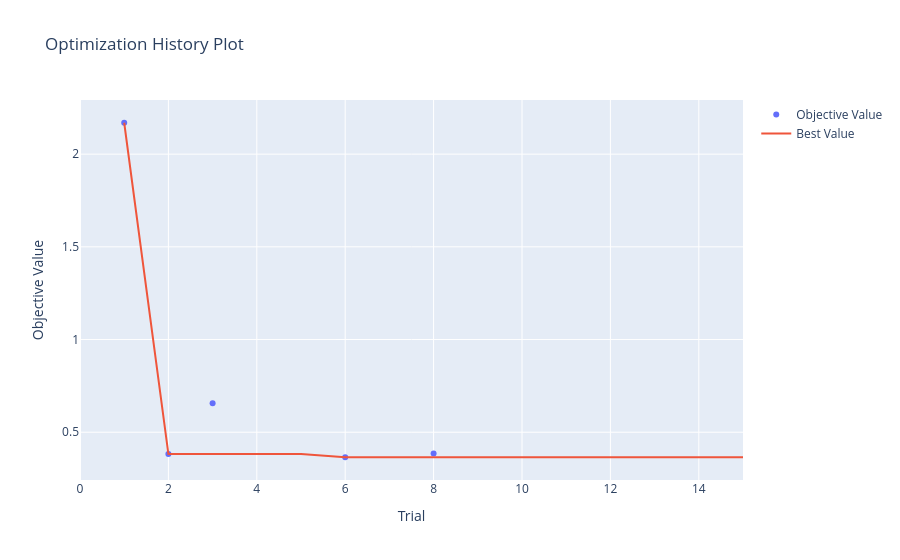
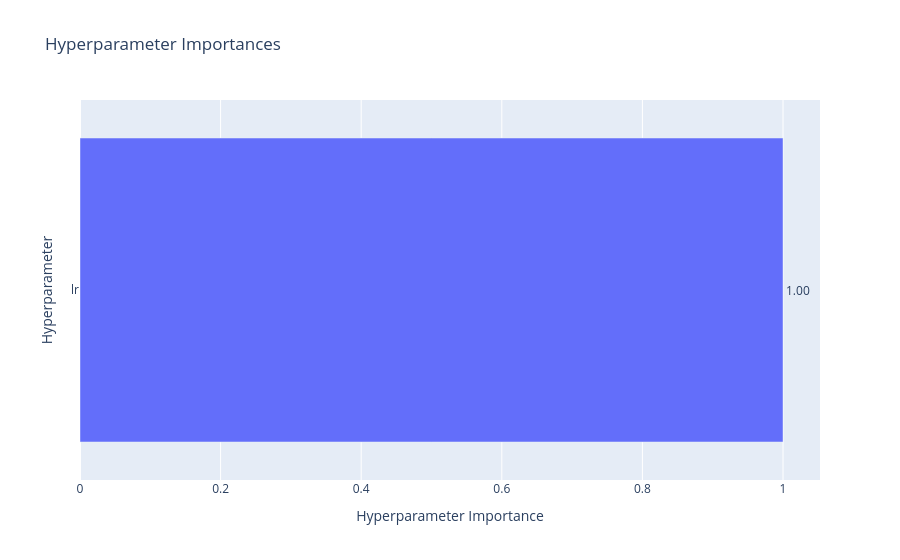
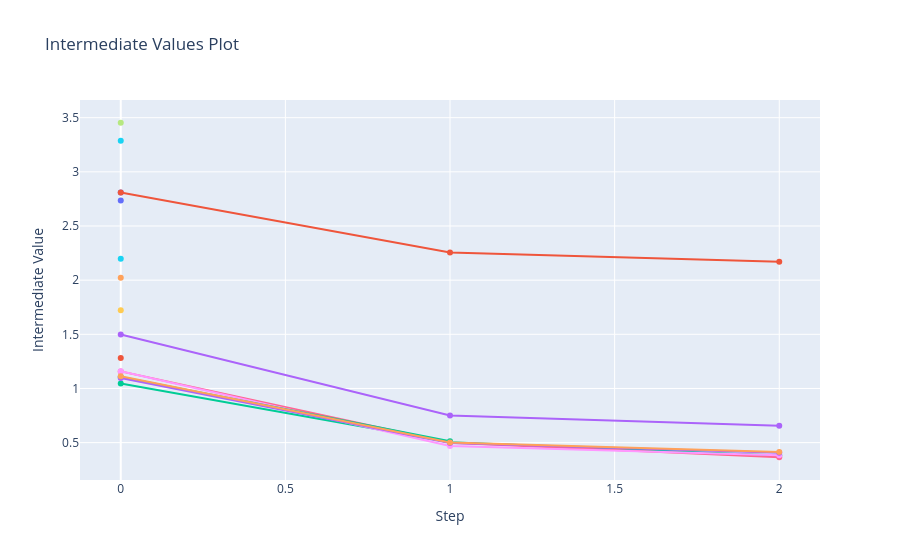
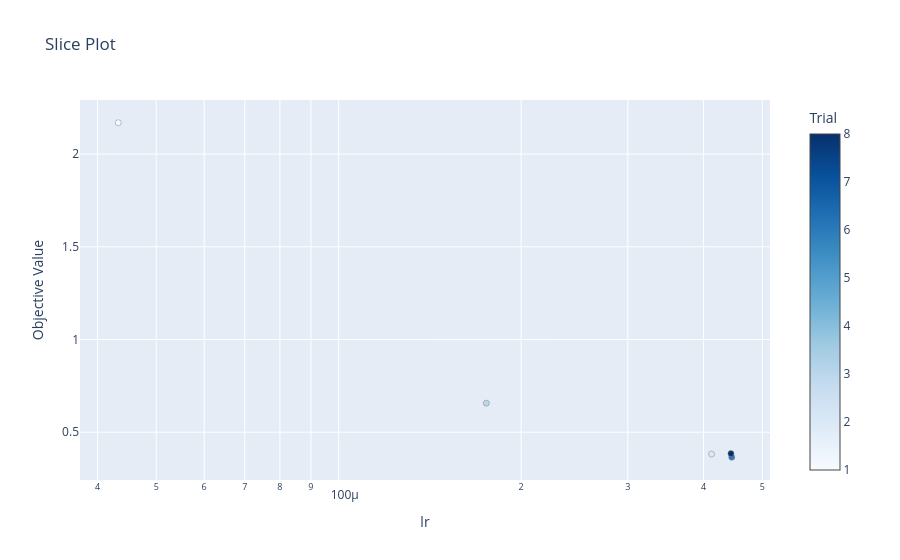

The notebook cell saved with these charts, in order:
### Code cell
plot_optimization_history(study_full).show()   # best validation loss improving over trials
plot_param_importances(study_full).show()      # which hyperparameter mattered most
plot_intermediate_values(study_full).show()         # learning curve per trial, pruned ones cut short
plot_slice(study_full).show()                  # loss vs each hyperparameter's value

### Figure 1 — Plotly figure (JSON) as saved in the notebook; plotly's stock layout.template omitted (floating-point values rounded to 4 significant figures)
{"data": [{"mode": "markers", "name": "Objective Value", "type": "scatter", "x": [1, 2, 3, 6, 8], "y": [2.169, 0.3821, 0.6566, 0.365, 0.3846]}, {"mode": "lines", "name": "Best Value", "type": "scatter", "x": [0, 1, 2, 3, 4, 5, 6, 7, 8, 9, 10, 11, 12, 13, 14, 15], "y": [null, 2.169, 0.3821, 0.3821, 0.3821, 0.3821, 0.365, 0.365, 0.365, 0.365, 0.365, 0.365, 0.365, 0.365, 0.365, 0.365]}, {"marker": {"color": "#cccccc"}, "mode": "markers", "name": "Infeasible Trial", "showlegend": false, "type": "scatter", "x": [], "y": []}], "layout": {"title": {"text": "Optimization History Plot"}, "xaxis": {"title": {"text": "Trial"}}, "yaxis": {"title": {"text": "Objective Value"}}}}

### Figure 2 — Plotly figure (JSON) as saved in the notebook; plotly's stock layout.template omitted (floating-point values rounded to 4 significant figures)
{"data": [{"cliponaxis": false, "hovertemplate": ["lr (FloatDistribution): 1.0<extra></extra>"], "name": "Objective Value", "orientation": "h", "text": ["1.00"], "textposition": "outside", "type": "bar", "x": [1], "y": ["lr"]}], "layout": {"title": {"text": "Hyperparameter Importances"}, "xaxis": {"title": {"text": "Hyperparameter Importance"}}, "yaxis": {"title": {"text": "Hyperparameter"}}}}

### Figure 3 — Plotly figure (JSON) as saved in the notebook; plotly's stock layout.template omitted (floating-point values rounded to 4 significant figures)
{"data": [{"marker": {"maxdisplayed": 10}, "mode": "lines+markers", "name": "Trial0", "type": "scatter", "x": [0], "y": [2.808]}, {"marker": {"maxdisplayed": 10}, "mode": "lines+markers", "name": "Trial1", "type": "scatter", "x": [0, 1, 2], "y": [2.808, 2.256, 2.169]}, {"marker": {"maxdisplayed": 10}, "mode": "lines+markers", "name": "Trial2", "type": "scatter", "x": [0, 1, 2], "y": [1.046, 0.5037, 0.3821]}, {"marker": {"maxdisplayed": 10}, "mode": "lines+markers", "name": "Trial3", "type": "scatter", "x": [0, 1, 2], "y": [1.498, 0.7504, 0.6566]}, {"marker": {"maxdisplayed": 10}, "mode": "lines+markers", "name": "Trial4", "type": "scatter", "x": [0], "y": [2.023]}, {"marker": {"maxdisplayed": 10}, "mode": "lines+markers", "name": "Trial5", "type": "scatter", "x": [0], "y": [3.288]}, {"marker": {"maxdisplayed": 10}, "mode": "lines+markers", "name": "Trial6", "type": "scatter", "x": [0, 1, 2], "y": [1.158, 0.4986, 0.365]}, {"marker": {"maxdisplayed": 10}, "mode": "lines+markers", "name": "Trial7", "type": "scatter", "x": [0], "y": [3.453]}, {"marker": {"maxdisplayed": 10}, "mode": "lines+markers", "name": "Trial8", "type": "scatter", "x": [0, 1, 2], "y": [1.159, 0.4688, 0.3846]}, {"marker": {"maxdisplayed": 10}, "mode": "lines+markers", "name": "Trial9", "type": "scatter", "x": [0], "y": [1.723]}, {"marker": {"maxdisplayed": 10}, "mode": "lines+markers", "name": "Trial10", "type": "scatter", "x": [0], "y": [2.736]}, {"marker": {"maxdisplayed": 10}, "mode": "lines+markers", "name": "Trial11", "type": "scatter", "x": [0], "y": [1.282]}, {"marker": {"maxdisplayed": 10}, "mode": "lines+markers", "name": "Trial12", "type": "scatter", "x": [0, 1], "y": [1.107, 0.5124]}, {"marker": {"maxdisplayed": 10}, "mode": "lines+markers", "name": "Trial13", "type": "scatter", "x": [0, 1, 2], "y": [1.098, 0.4968, 0.4056]}, {"marker": {"maxdisplayed": 10}, "mode": "lines+markers", "name": "Trial14", "type": "scatter", "x": [0, 1, 2], "y": [1.114, 0.5003, 0.4135]}, {"marker": {"maxdisplayed": 10}, "mode": "lines+markers", "name": "Trial15", "type": "scatter", "x": [0], "y": [2.197]}], "layout": {"showlegend": false, "title": {"text": "Intermediate Values Plot"}, "xaxis": {"title": {"text": "Step"}}, "yaxis": {"title": {"text": "Intermediate Value"}}}}

### Figure 4 — Plotly figure (JSON) as saved in the notebook; plotly's stock layout.template omitted (floating-point values rounded to 4 significant figures)
{"data": [{"marker": {"color": [1, 2, 3, 6, 8], "colorbar": {"title": {"text": "Trial"}, "x": 1, "xpad": 40}, "colorscale": [[0, "rgb(247,251,255)"], [0.125, "rgb(222,235,247)"], [0.25, "rgb(198,219,239)"], [0.375, "rgb(158,202,225)"], [0.5, "rgb(107,174,214)"], [0.625, "rgb(66,146,198)"], [0.75, "rgb(33,113,181)"], [0.875, "rgb(8,81,156)"], [1, "rgb(8,48,107)"]], "line": {"color": "Grey", "width": 0.5}}, "mode": "markers", "name": "Feasible Trial", "showlegend": false, "type": "scatter", "x": [4.328e-05, 0.0004123, 0.0001752, 0.0004452, 0.0004438], "y": [2.169, 0.3821, 0.6566, 0.365, 0.3846]}], "layout": {"title": {"text": "Slice Plot"}, "xaxis": {"title": {"text": "lr"}, "type": "log"}, "yaxis": {"title": {"text": "Objective Value"}}}}
